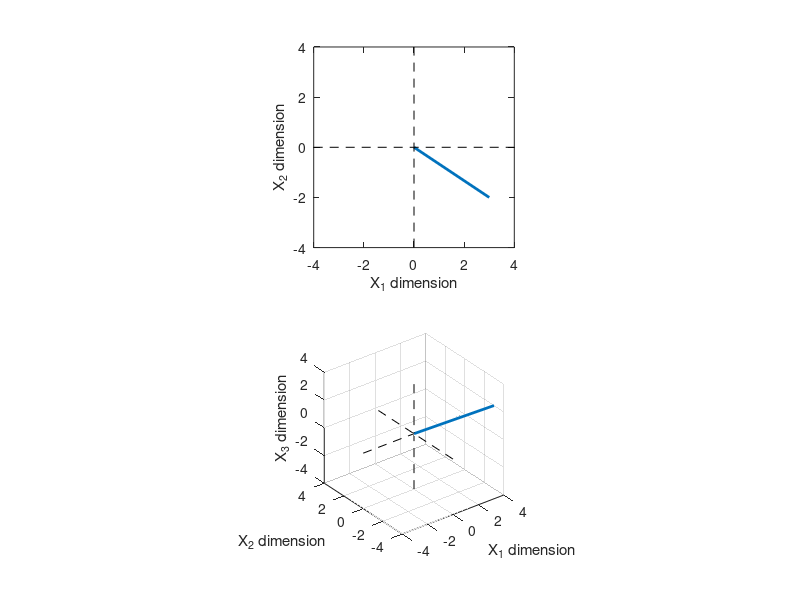

Recreate this plot in MATLAB.
%%% CREATING AND PLOTTING VECTORS

% 2-dimensional row vector 
v2 = [ 3 -2 ]

% 3-dimensional row vector 
v3 = [ 4 -3 2 ]

% Row vector to column vector (or vice-versa)
v3'

% Plotting preparation
figure(1), clf
subplot(211)

% Plotting 2-dimensional vector
plot([0 v2(1)], [0 v2(2)], 'linew', 2)

% Making the plot look nicer
axis square
axis([-4 4 -4 4])
hold on 
plot(get(gca, 'xlim'), [0 0], 'k--')
plot([0 0], get(gca, 'ylim'), 'k--')
xlabel('X_1 dimension')
ylabel('X_2 dimension')

% Plotting preparation
subplot(212)

% Plotting 3-dimensional vector 
plot3([0 v3(1)], [0 v3(2)], [0 v3(3)], 'linew', 2)

% Making the plot look nicer 
axis square 
axis([-4 4 -4 4 -4 4])
hold on, grid on
plot3(get(gca, 'xlim'), [0 0], [0 0], 'k--')
plot3([0 0], get(gca, 'ylim'), [0 0], 'k--')
plot3([0 0], [0 0], get(gca, 'zlim'), 'k--')
xlabel('X_1 dimension')
ylabel('X_2 dimension')
zlabel('X_3 dimension')

% Activates rotation
rotate3d on